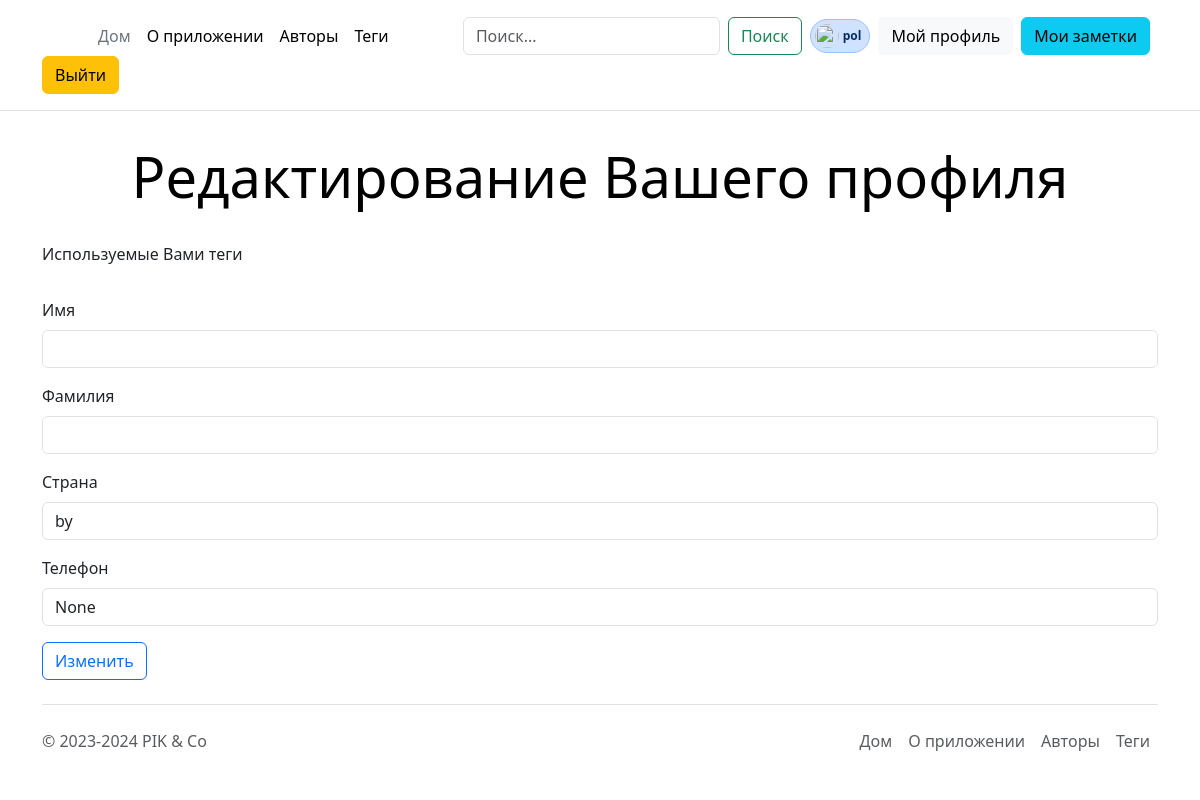
/user/profile/pol (signed in), run on an earlier commit of the app's database.
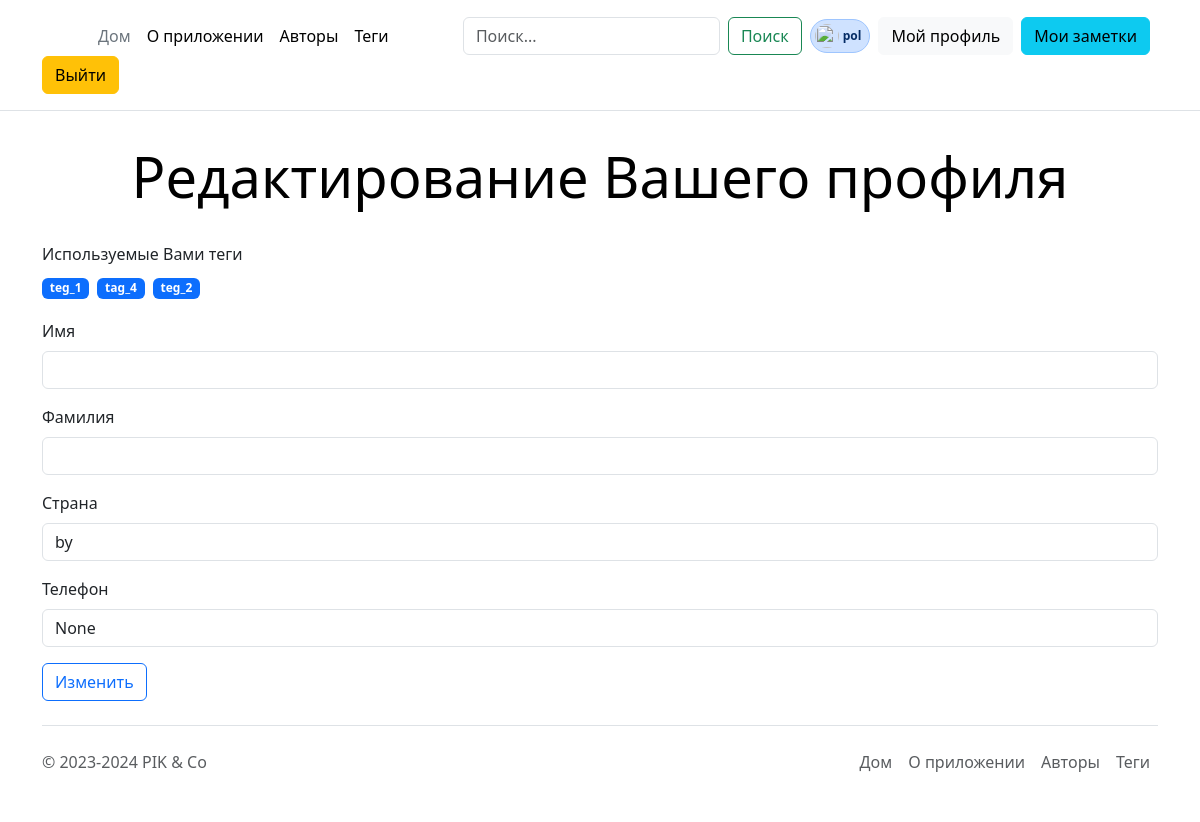
And on a later commit of the database.
### notes/models.py (models this page shows, shortened)
class Tag(models.Model):
    name = models.CharField(max_length=50, unique=True)
    objects = models.Manager()  # Он подключается к базе.

### user/views.py (the view, shortened to what this page needs)
# urls.py: path("profile/<username>", views.profile_update_view, name="profile-view"),
@login_required
def profile_update_view(request: WSGIRequest, username):
    user = get_object_or_404(User, username=username)
    if user != request.user:
        print(user, username, user.username, request.user)
        return HttpResponseForbidden("У Вас нет разрешения на редактирование объекта")
    user = User.objects.get(username=username)
    tags_queryset = Tag.objects.filter(notes__user=user).distinct()
    return render(request, 'user/profile.html', {'tags': tags_queryset})

### user/templates/user/profile.html (shortened to what this page needs)
{% extends "base.html" %}
{% block content %}
  <div class='container'>
	<div class="pricing-header p-3 pb-md-4 mx-auto text-center">
      <h1 class="display-4 fw-normal text-body-emphasis">Редактирование Вашего профиля</h1>
    </div>
    <label for="exampleFormControlInput1" class="form-label">Используемые Вами теги</label>
    <div class="d-flex align-items-center py-1 mb-3">
      {% for tag in tags %}
        <span class="me-2 badge text-bg-primary">{{ tag.name }}</span>
      {% endfor %}
    </div>
    <form action="{% url 'profile-view' user.username %}" method="post" enctype="multipart/form-data">
      <div class="mb-3">
        <label for="exampleFormControlInput1" class="form-label">Имя</label>
        <input name="first_name" type="text" class="form-control" id="exampleFormControlInput1" value="{{ user.first_name }}">
      </div>
      <div class="mb-3">
        <label for="exampleFormControlInput1" class="form-label">Фамилия</label>
        <input name="last_name" type="text" class="form-control" id="exampleFormControlInput1" value="{{ user.last_name }}">
      </div>
      <div class="mb-3">
        <label for="exampleFormControlInput1" class="form-label">Страна</label>
        <input name="country" type="text" class="form-control" id="exampleFormControlInput1" value="{{ user.country }}">
      </div>
      <div class="mb-3">
        <label for="exampleFormControlInput1" class="form-label">Телефон</label>
        <input name="phone" type="text" class="form-control" id="exampleFormControlInput1" value="{{ user.phone }}">
      </div>
      <button type="submit" class="btn btn-outline-primary">Изменить</button>
    </form>
  </div>
{% endblock %}

What changed in the data, as far as the page shows it:
now on this page (row unchanged): Tag: name "teg_1"
added Tag: name "tag_4"
now on this page (row unchanged): Tag: name "teg_2"
